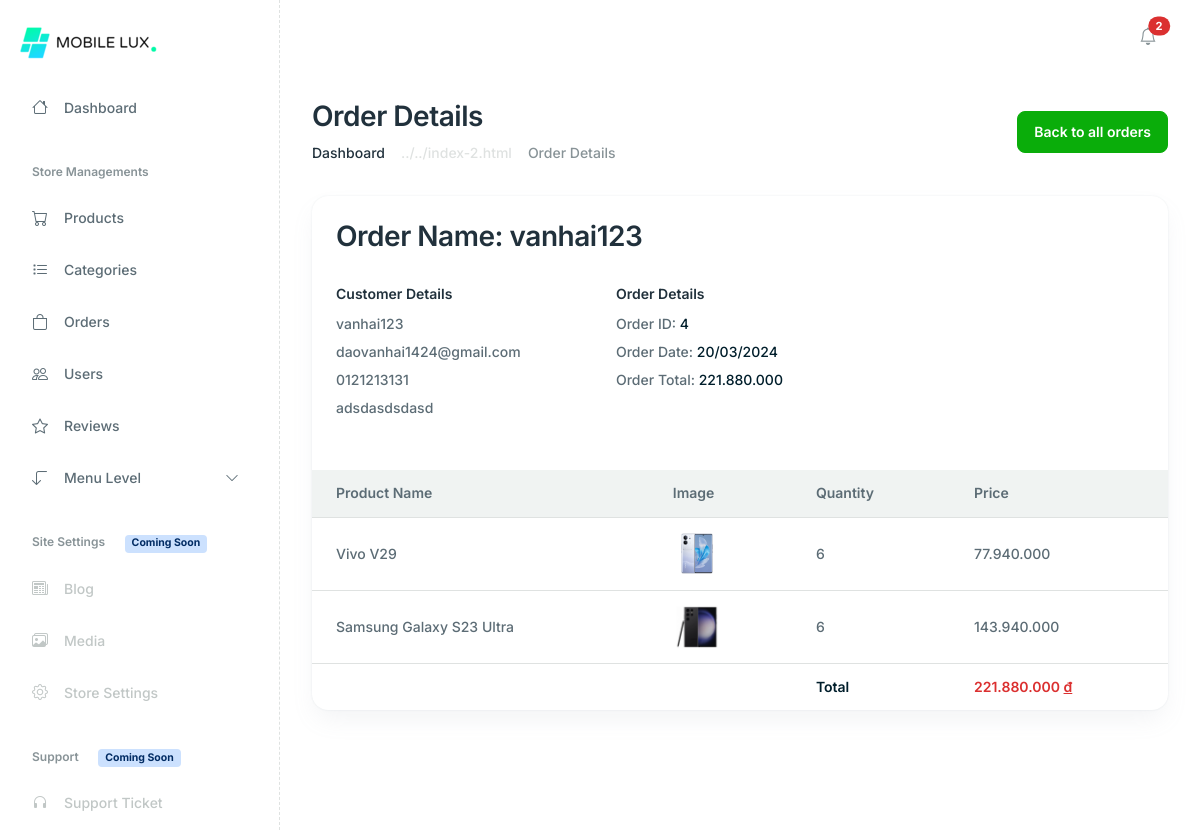
Page /admin/index.php?act=orders_detail&id=4 on the committed database.
### tables this page shows
CREATE TABLE `order` (
  `id` int(11) NOT NULL,
  `name` varchar(255) NOT NULL,
  `phone` varchar(11) NOT NULL,
  `address` varchar(255) NOT NULL,
  `pay_method` tinyint(2) NOT NULL COMMENT '1. Thanh toan khi nhan han\r\n2. Thanh toan online',
  `total` int(11) NOT NULL,
  `date` date NOT NULL,
  `status` tinyint(5) NOT NULL COMMENT '1. Dang duyet\r\n2. Da xac nhan\r\n3. Dang van chuyen\r\n4. Hoan thanh',
  `id_user` int(11) NOT NULL
);

CREATE TABLE `user` (
  `id` int(11) NOT NULL,
  `user` varchar(255) NOT NULL,
  `pass` varchar(255) NOT NULL,
  `email` varchar(255) NOT NULL,
  `role` tinyint(2) NOT NULL COMMENT '0. Admin\r\n1. User'
);

CREATE TABLE `product` (
  `id` int(11) NOT NULL,
  `name` varchar(255) NOT NULL,
  `image` varchar(255) NOT NULL,
  `price` int(11) NOT NULL,
  `color` varchar(255) NOT NULL,
  `memory` varchar(255) NOT NULL,
  `quantity` int(11) NOT NULL,
  `desc` text NOT NULL,
  `id_category` int(11) NOT NULL
);

CREATE TABLE `cart` (
  `id` int(11) NOT NULL,
  `quantity` int(11) NOT NULL,
  `price` int(11) NOT NULL,
  `id_product` int(11) NOT NULL,
  `id_order` int(11) NOT NULL
);

### models/pdo.php (called while the page is built, shortened)
<?php
function pdo_get_connection()
{
    $servername = "localhost";
    $username = "root";
    $password = "";
    try {
        $conn = new PDO("mysql:host=$servername;dbname=db_mobilelux", $username, $password);
        $conn->setAttribute(PDO::ATTR_ERRMODE, PDO::ERRMODE_EXCEPTION);
        return $conn;
    } catch (PDOException $e) {
        echo "Connection failed: " . $e->getMessage();
    }
}
function pdo_query($sql)
{
    $sql_args = array_slice(func_get_args(), 1);
    try {
        $conn = pdo_get_connection();
        $stmt = $conn->prepare($sql);
        $stmt->execute($sql_args);
        $rows = $stmt->fetchAll();
        return $rows;
    } catch (PDOException $e) {
        throw $e;
    } finally {
        unset($conn);
    }
}

### models/order.php (called while the page is built, shortened)
<?php
function load_orderDetail($id){
    $sql =  "SELECT
                ord.id AS order_id,
                ord.name AS order_name,
                ord.phone AS order_phone,
                ord.address AS order_address,
                ord.pay_method AS order_pay_method,
                ord.total AS order_total,
                ord.date AS order_date,
                user.user AS user_name,
                user.email AS user_email,
                cart.quantity AS cart_quantity,
                cart.price AS cart_price,
                product.name AS product_name,
                product.image AS product_img
            FROM
                `order` AS ord
            JOIN
                `user` AS user ON ord.id_user = user.id
            JOIN
                `cart` ON ord.id = cart.id_order
            JOIN
                `product` AS product ON cart.id_product = product.id
            WHERE
            ord.id = $id;
            ";
    $orderDetail = pdo_query($sql);
    return $orderDetail;
}

### admin/order/order_detail.php (the view)
<div class="main-wrapper">
    <?php include_once 'box_left.php' ?>
    <main class="main-content-wrapper">
        <div class="container">
            <div class="row mb-8">
                <div class="col-md-12">
                    <div class="d-flex flex-column flex-md-row justify-content-between align-items-md-center gap-4">
                        <div>
                            <h2>Order Details</h2>
                            <nav aria-label="breadcrumb">
                                <ol class="breadcrumb mb-0">
                                    <li class="breadcrumb-item"><a href="#" class="text-inherit">Dashboard</a></li>
                                    <li class="breadcrumb-item active" aria-current="page">Order Details</li>
                                </ol>
                            </nav>
                        </div>
                        <div>
                            <a href="?act=list_order" class="btn btn-primary">Back to all orders</a>
                        </div>
                    </div>
                </div>
            </div>
            <div class="row">
                <div class="col-xl-12 col-12 mb-5">
                    <div class="card h-100 card-lg">
                        <div class="card-body p-6">
                            <div class="d-md-flex justify-content-between">
                                <div class="d-flex align-items-center mb-2 mb-md-0">
                                    <h2 class="mb-0">Order Name: <?= $listOrderDetail[0]['order_name'] ?></h2>
                                </div>
                            </div>
                            <div class="mt-8">
                                <div class="row">
                                    <div class="col-lg-4 col-md-4 col-12">
                                        <div class="mb-6">
                                            <h6>Customer Details</h6>
                                            <p class="mb-1 lh-lg">
                                                <?= $listOrderDetail[0]['order_name'] ?>
                                                <br />
                                                <?= $listOrderDetail[0]['user_email'] ?>
                                                <br />
                                                <?= $listOrderDetail[0]['order_phone'] ?>
                                                <br />
                                                <?= $listOrderDetail[0]['order_address'] ?>
                                            </p>
                                        </div>
                                    </div>
                                    <div class="col-lg-4 col-md-4 col-12">
                                        <div class="mb-6">
                                            <h6>Order Details</h6>
                                            <p class="mb-1 lh-lg">
                                                Order ID:
                                                <span class="text-dark"><?= $listOrderDetail[0]['order_id'] ?></span>
                                                <br />
                                                Order Date:
                                                <span class="text-dark"><?= date('d/m/Y', strtotime($listOrderDetail[0]['order_date'])) ?></span>
                                                <br />
                                                Order Total:
                                                <span class="text-dark"><?= number_format($listOrderDetail[0]['order_total'], 0, '.', '.') ?></span>
                                            </p>
                                        </div>
                                    </div>
                                </div>
                            </div>
                        </div>
                        <div class="row">
                            <div class="col-12">
                                <div class="table-responsive">
                                    <table class="table mb-0 text-nowrap table-centered">
                                        <thead class="bg-light">
                                            <tr>
                                                <th>Product Name</th>
                                                <th>Image</th>
                                                <th>Quantity</th>
                                                <th>Price</th>
                                            </tr>
                                        </thead>
                                        <tbody>
                                            <?php
                                                foreach ($listOrderDetail as $value) {
                                                    extract($value);
                                            ?>
                                            <tr>
                                                <td><?= $product_name ?></td>
                                                <td>
                                                    <img src="../upload/<?= $product_img ?>" alt="" class="icon-shape icon-lg" />
                                                </td>
                                                <td><?= $cart_quantity ?></td>
                                                <td><span class="text-body"><?= number_format($cart_price, 0, '.', '.') ?></span></td>
                                            </tr>
                                            <?php
                                                }
                                            ?>
                                            <tr>
                                                <td></td>
                                                <td></td>
                                                <td colspan="1" class="fw-semibold text-dark">
                                                    Total
                                                </td>
                                                <td class="fw-semibold text-danger">
                                                    <?= number_format($listOrderDetail[0]['order_total'], 0, '.', '.') ?> <u>đ</u>
                                                </td>
                                            </tr>
                                        </tbody>
                                    </table>
                                </div>
                            </div>
                        </div>
                    </div>
                </div>
            </div>
        </div>
    </main>

### rows in the picture
order: name "vanhai123", phone "0121213131", address "adsdasdsdasd", id "4", date "20/03/2024", total "221.880.000", product.name "Vivo V29", product.image (picture), cart.quantity "6", cart.price "77.940.000", product.name "Samsung Galaxy S23 Ultra", cart.price "143.940.000"
user: email "daovanhai1424@gmail.com"
